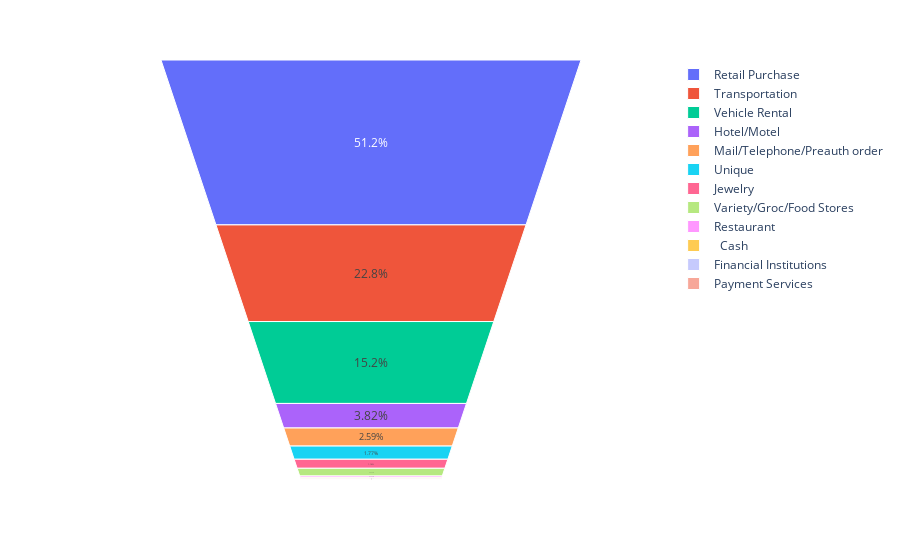

Notebook cell for this chart:
### Code cell
fig = px.funnel_area( names=mcc_cod['Count'].unique(), values=mcc_cod['Count'].value_counts())
fig.show()

### Figure 1 — Plotly figure (JSON) as saved in the notebook; plotly's stock layout.template omitted (floating-point values rounded to 4 significant figures)
{"data": [{"domain": {"x": [0, 1], "y": [0, 1]}, "hovertemplate": "label=%{label}<br>value=%{value}<extra></extra>", "labels": ["Retail Purchase", "Transportation", "Vehicle Rental", "Hotel/Motel", "Mail/Telephone/Preauth order", "Unique", "Jewelry", "Variety/Groc/Food Stores", "Restaurant", "  Cash", "Financial Institutions", "Payment Services"], "legendgroup": "", "name": "", "showlegend": true, "type": "funnelarea", "values": [751, 335, 223, 56, 38, 26, 17, 14, 3, 2, 1, 1]}], "layout": {"legend": {"tracegroupgap": 0}, "margin": {"t": 60}}}
